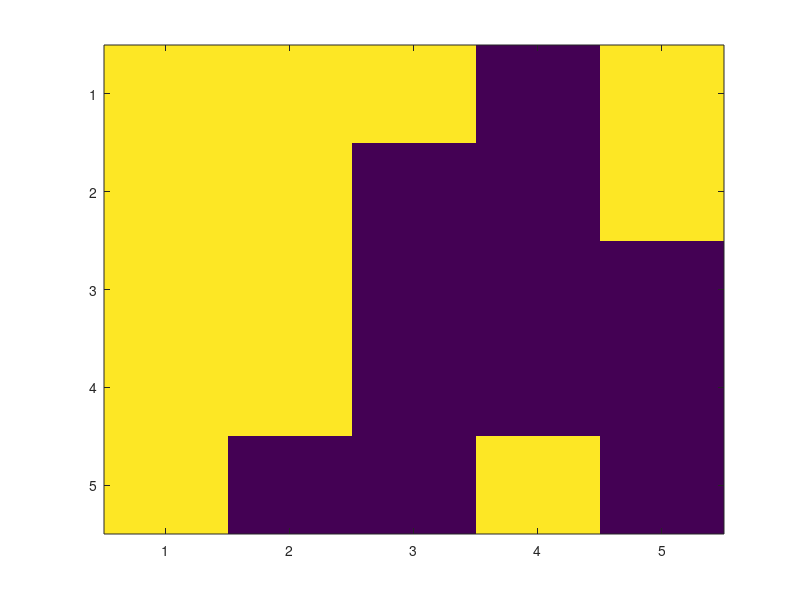

This chart was generated by the following MATLAB code:
%{
This function is similar to the 1-D Ising model, with the same equation, 
but since we consider a two dimensional shape of the magnetic system, the spins will interact with 
the spins from the top-bottom, and right-left, in a square manner. Hence, 
there are two copies of the J term; one for horizontal, and one for vertical neighbors.
%}

%prompt the user to enter the number of rows
nrows = input('Please enter the number of rows: ');
spinarr = randi(2,nrows)*2 - 3; %creates a lattice of spins. Randomly created
J=-1; %interaction energy of spins
T=0; %the value of the temperature
r=rand; %random number between 0 and 1

%{
Chooses the initial micro state and carries out a flip trial.
It also chooses a random spin inside the lattice and locates the top,
bottom, right and left neighbors
%}
for i=1:30*nrows*nrows
    randcol=randi(nrows,1);
    randrow=randi(nrows,1);
    if (randcol==1)
        coll=nrows;
    else
        coll=randcol-1;
    end
    if (randcol==nrows)
        colr=1;
    else
        colr=randcol+1;
    end
    if (randrow==1)
        rowd=nrows;
    else
        rowd=randrow-1;
    end
    if (randrow==nrows)
        rowu=1;
    else
        rowu=randrow+1;
    end
    
    %calculates the total energy of the 2-D system if a flip occurred
    E=J*spinarr(randrow,randcol)*spinarr(randrow,coll)+J*spinarr(randrow,randcol)*spinarr(randrow,colr)+J*spinarr(randrow,randcol)*spinarr(rowu,randcol)+J*spinarr(randrow,randcol)*spinarr(rowd,randcol);
     %if the total energy, E decreases then accept the flips
    if (E<=0)
        spinarr(randrow,randcol)=-spinarr(randrow,randcol);
    %otherwise,if the energy increases then flip the probability of p = e-(beta delta E). 
    else
        p=exp(E/T); %p, is the probabilty of the energy change, E
        if (p>=r)%accept the flips
            spinarr(randrow,randcol)=-spinarr(randrow,randcol);
        else %reject the flips
            spinarr(randrow,randcol)=spinarr(randrow,randcol);
        end
    end
end
imagesc(spinarr)%displays the scaled colored image     